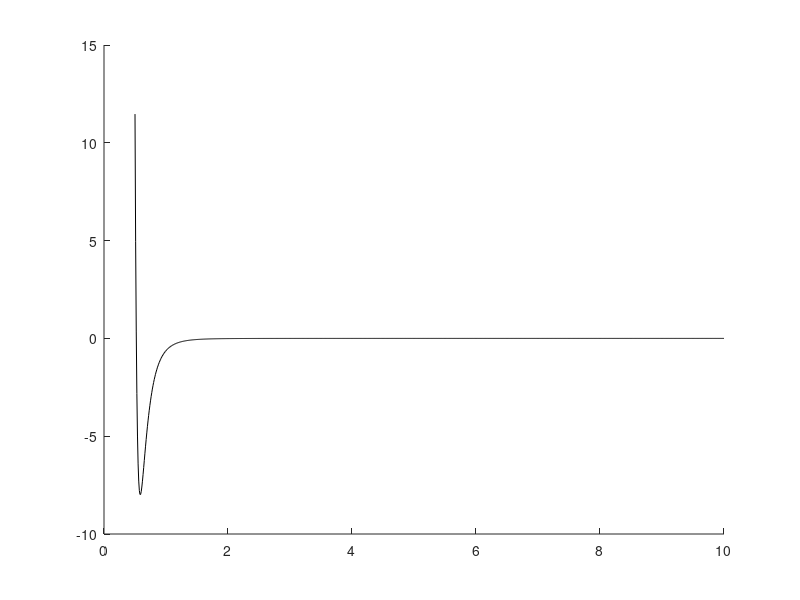

Write the MATLAB code that produced this figure. (Note: this script raises an error after producing the figure.)
clear all, close all, clc

eps = 1;
sigma = .02;

sigma = sigma;

x = .5:.01:10;
x1 = x.^6;

y = 32*eps*(sigma./x1).*((sigma./x1) - 1);

y1 = eps*((2*sigma)^12./x1).*(((2*sigma)^6./x1) - 1);

hold on
plot(x,y,'k')
%plot(x,y1,'k')

plotAxes()